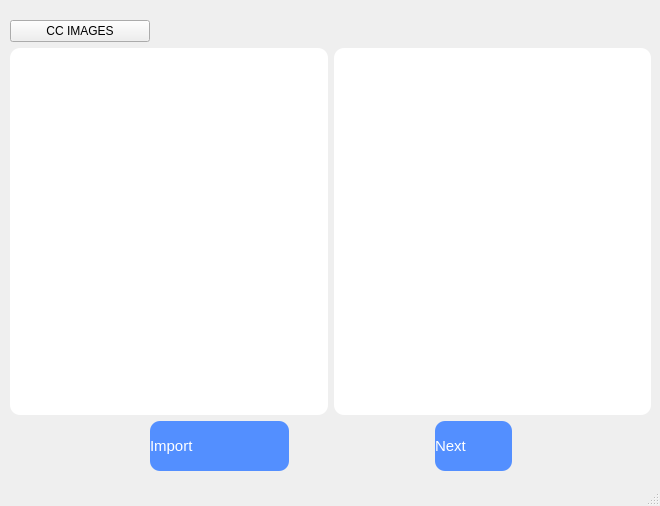
<?xml version="1.0" encoding="UTF-8"?>
<ui version="4.0">
 <class>MLO</class>
 <widget class="QMainWindow" name="MLO">
  <property name="geometry">
   <rect>
    <x>0</x>
    <y>0</y>
    <width>660</width>
    <height>506</height>
   </rect>
  </property>
  <property name="windowTitle">
   <string>MainWindow</string>
  </property>
  <property name="styleSheet">
   <string notr="true">QFrame{
	background-color: rgb(255, 255, 255);
	border-radius:10px;
border:0px;
}</string>
  </property>
  <widget class="QWidget" name="centralwidget">
   <widget class="QWidget" name="layoutWidget">
    <property name="geometry">
     <rect>
      <x>10</x>
      <y>20</y>
      <width>641</width>
      <height>451</height>
     </rect>
    </property>
    <layout class="QGridLayout" name="gridLayout">
     <item row="0" column="0" colspan="2">
      <widget class="QPushButton" name="CCImages">
       <property name="text">
        <string>CC IMAGES</string>
       </property>
      </widget>
     </item>
     <item row="0" column="2">
      <spacer name="horizontalSpacer_4">
       <property name="orientation">
        <enum>Qt::Horizontal</enum>
       </property>
       <property name="sizeHint" stdset="0">
        <size>
         <width>40</width>
         <height>20</height>
        </size>
       </property>
      </spacer>
     </item>
     <item row="1" column="0" colspan="6">
      <layout class="QHBoxLayout" name="horizontalLayout">
       <item>
        <widget class="QLabel" name="LeftImage">
         <property name="text">
          <string/>
         </property>
         <property name="scaledContents">
          <bool>true</bool>
         </property>
        </widget>
       </item>
       <item>
        <widget class="QLabel" name="RightImage">
         <property name="text">
          <string/>
         </property>
         <property name="scaledContents">
          <bool>true</bool>
         </property>
        </widget>
       </item>
      </layout>
     </item>
     <item row="2" column="0">
      <spacer name="horizontalSpacer_2">
       <property name="orientation">
        <enum>Qt::Horizontal</enum>
       </property>
       <property name="sizeHint" stdset="0">
        <size>
         <width>40</width>
         <height>20</height>
        </size>
       </property>
      </spacer>
     </item>
     <item row="2" column="1" colspan="2">
      <widget class="QPushButton" name="Import">
       <property name="minimumSize">
        <size>
         <width>0</width>
         <height>50</height>
        </size>
       </property>
       <property name="maximumSize">
        <size>
         <width>234</width>
         <height>50</height>
        </size>
       </property>
       <property name="cursor">
        <cursorShape>PointingHandCursor</cursorShape>
       </property>
       <property name="layoutDirection">
        <enum>Qt::LeftToRight</enum>
       </property>
       <property name="styleSheet">
        <string notr="true">QPushButton{
	text-align:left;
	color:#fff;
	border:0px;
	border-radius:10px;
	font-size:15px;
	cursor: pointer;
	background-color:#538fff;
}
QPushButton:hover{
background-color:#3668ff;
}</string>
       </property>
       <property name="text">
        <string>Import</string>
       </property>
       <property name="icon">
        <iconset resource="file.qrc">
         <normaloff>assets/img/FAB-1.png</normaloff>assets/img/FAB-1.png</iconset>
       </property>
       <property name="iconSize">
        <size>
         <width>40</width>
         <height>40</height>
        </size>
       </property>
      </widget>
     </item>
     <item row="2" column="3">
      <spacer name="horizontalSpacer">
       <property name="orientation">
        <enum>Qt::Horizontal</enum>
       </property>
       <property name="sizeHint" stdset="0">
        <size>
         <width>5</width>
         <height>10</height>
        </size>
       </property>
      </spacer>
     </item>
     <item row="2" column="4">
      <widget class="QPushButton" name="Next">
       <property name="enabled">
        <bool>false</bool>
       </property>
       <property name="minimumSize">
        <size>
         <width>0</width>
         <height>50</height>
        </size>
       </property>
       <property name="maximumSize">
        <size>
         <width>234</width>
         <height>50</height>
        </size>
       </property>
       <property name="cursor">
        <cursorShape>PointingHandCursor</cursorShape>
       </property>
       <property name="layoutDirection">
        <enum>Qt::LeftToRight</enum>
       </property>
       <property name="styleSheet">
        <string notr="true">QPushButton{
	text-align:left;
	color:#fff;
	border:0px;
	border-radius:10px;
	font-size:15px;
	cursor: pointer;
	background-color:#538fff;
}
QPushButton:hover{
background-color:#3668ff;
}</string>
       </property>
       <property name="text">
        <string>Next           </string>
       </property>
       <property name="icon">
        <iconset>
         <normaloff>assets/img/path395.png</normaloff>assets/img/path395.png</iconset>
       </property>
       <property name="iconSize">
        <size>
         <width>40</width>
         <height>40</height>
        </size>
       </property>
      </widget>
     </item>
     <item row="2" column="5">
      <spacer name="horizontalSpacer_3">
       <property name="orientation">
        <enum>Qt::Horizontal</enum>
       </property>
       <property name="sizeHint" stdset="0">
        <size>
         <width>40</width>
         <height>20</height>
        </size>
       </property>
      </spacer>
     </item>
    </layout>
   </widget>
  </widget>
  <widget class="QMenuBar" name="menubar">
   <property name="geometry">
    <rect>
     <x>0</x>
     <y>0</y>
     <width>660</width>
     <height>22</height>
    </rect>
   </property>
  </widget>
  <widget class="QStatusBar" name="statusbar"/>
 </widget>
 <resources>
  <include location="file.qrc"/>
 </resources>
 <connections/>
</ui>
